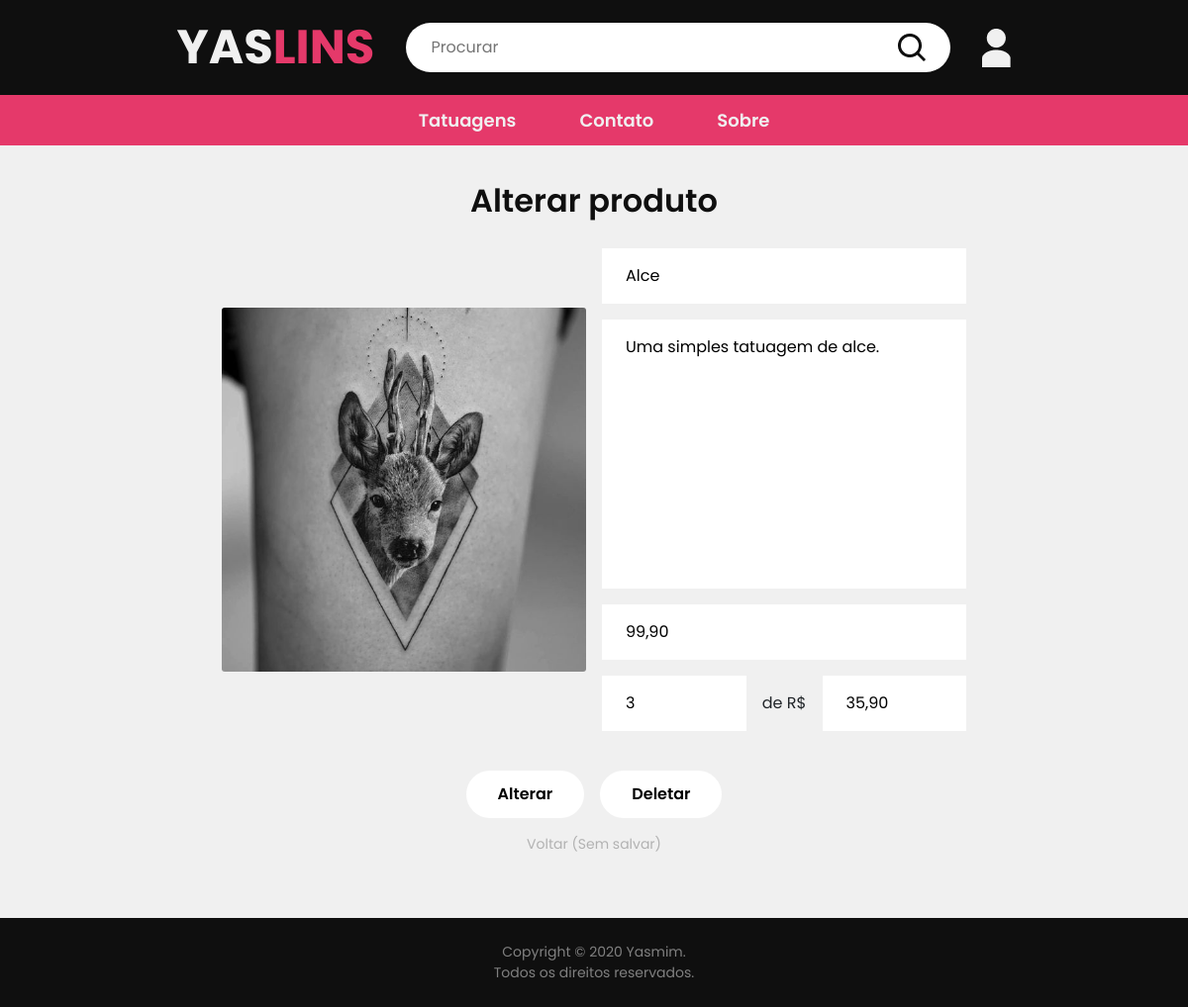
The app's page /prodconfig?id=1 with its own data.
### tables this page shows
CREATE TABLE `prodsystem` (
  `id` int(11) NOT NULL,
  `imageProds` varchar(256) NOT NULL,
  `nameProds` varchar(128) NOT NULL,
  `descProds` varchar(256) NOT NULL,
  `priceProds` varchar(64) NOT NULL,
  `timesProds` varchar(24) NOT NULL,
  `pricetimesProds` varchar(64) NOT NULL
);

### prodconfig.php (the view, shortened to what this page needs)
<!DOCTYPE html>
<html lang="pt-BR">
<head>
    <link rel="stylesheet" href="https://cdn.jsdelivr.net/npm/bootstrap@4.5.3/dist/css/bootstrap.min.css">
    <link rel="stylesheet" href="css/reset.css">
    <link rel="stylesheet" href="css/default_form.css">
    <link rel="stylesheet" href="css/prodconfig.css">
</head>
<body>
    <?php
    require "requires/navbar.php";
    ?>
    <div class="container_main">
        <div class="container_padding">
            <?php
            $id = "new";
            if (isset($_GET['id'])) {
                $id = $_GET['id'];
            }
            if ($id == "new")
            echo '<div class="container_title">Criar produto</div>';
            else
            echo '<div class="container_title">Alterar produto</div>';
            ?>
            <form enctype="multipart/form-data" class="flex_form" action="includes/prod.inc.php" method="POST">
                <?php
                require_once "includes/db.inc.php";
                $sql = "SELECT * FROM prodsystem WHERE id = '$id'";
                $query = mysqli_query($conn, $sql);
                if ($query) {
                    $result = mysqli_fetch_row($query);
                }
                ?>
                <div class="column_form column_form-left">
                    <?php
                    if ($id == "new") {
                        echo '<label class="img_selector" id="img_selector" for="prodImg"><span id="img_selector-placeholder">Selecione uma imagem</span><img id="img_output" src=""/></label>';
                    } else {
                        echo '<label class="img_selector" id="img_selector" for="prodImg"><span id="img_selector-placeholder">Selecione uma imagem</span><img id="img_output" src="imgs/database/' . $result[1] . '"/></label>';
                    }
                    ?>
                </div>
                <div class="column_form column_form-right">
                    <div class="input_padding">
                        <?php
                        if ($id != "new") {
                            echo '<input type="text" name="prodName" class="default_input text-entry input-text input-name" placeholder="Nome" value="' . $result[2] . '">';
                        } else {
                            echo '<input type="text" name="prodName" class="default_input text-entry input-text input-name" placeholder="Nome">';
                        }
                        ?>
                    </div>
                    <div class="input_padding">
                        <?php
                        if ($id != "new") {
                            echo '<textarea name="prodDesc" class="default_input text-entry" rows="10" placeholder="Descrição">' . $result[3] . '</textarea>';
                        } else {
                            echo '<textarea name="prodDesc" class="default_input text-entry" rows="10" placeholder="Descrição"></textarea>';
                        }
                        ?>
                    </div>
                    <div class="input_padding">
                        <?php
                        if ($id != "new") {
                            echo '<input type="text" name="prodPrice" class="default_input text-entry input-text input-price" placeholder="Preço a vista" value="' . $result[4] . '">';
                        } else {
                            echo '<input type="text" name="prodPrice" class="default_input text-entry input-text input-price" placeholder="Preço a vista">';
                        }
                        ?>
                    </div>
                    <div class="input_padding inputs_inner">
                        <div class="input_padding-inner">
                            <?php
                            if ($id != "new") {
                                echo '<input type="text" name="prodTimes" class="default_input text-entry input-text input-times" maxlength="3" placeholder="Max. parcelas" value="' . $result[5] . '">';
                            } else {
                                echo '<input type="text" name="prodTimes" class="default_input text-entry input-text input-times" maxlength="3" placeholder="Max. parcelas">';
                            }
                            ?>
                        </div>
                        <div class="input_padding-inner text_compl">
                            de R$
                        </div>
                        <div class="input_padding-inner">
                            <?php
                            if ($id != "new") {
                                echo '<input type="text" name="prodPricetimes" class="default_input text-entry input-text input-pricetimes" placeholder="Valor parcelado" value="' . $result[6] . '">';
                            } else {
                                echo '<input type="text" name="prodPricetimes" class="default_input text-entry input-text input-pricetimes" placeholder="Valor parcelado">';
                            }
                            ?>
                        </div>
                    </div>
                </div>
                <div class="input_padding input_buttons">
                    <div class="input_padding-inner">
                    <?php
                    if ($id == "new") {
                        echo '<input type="submit" name="save-submit" class="default_input input-submit" value="Adicionar">';
                    }
                    else {
                        echo '<input type="submit" name="save-submit" class="default_input input-submit" value="Alterar">';
                    }
                    ?>
                    </div>
                    <div class="input_padding-inner">
                        <input type="submit" name="del-submit" class="default_input input-submit" value="Deletar">
                    </div>
                </div>
            </form>
            <a href="./prods" class="default_acess acess_subtitle">Voltar (Sem salvar)</a>
        </div>
    </div>
    <?php
    require "requires/footer.php";
    ?>
</body>

### css/default_form.css (style rules this page uses)
form { width: inherit; margin: 0 auto; }
.input_padding { padding: 8px 0; display: flex; justify-content: center; }
.input_padding-inner { padding: 0 8px; }
.input_padding-inner:first-child { padding: 0; padding-right: 8px; }
.input_padding-inner:last-child { padding: 0; padding-left: 8px; }
.text-entry { width: 100%; }
.default_input { background-color: white; display: block; padding: 16px 24px; resize: none; max-width: 900px; }
.input-text { max-width: 600px; }
.input-submit { margin: 0 auto; border-radius: 35px; padding: 12px 32px; font-weight: 600; transition: var(--default-time-trans); }

### css/prodconfig.css (style rules this page uses)
.container_main { align-items: center; }
.flex_form { display: flex; flex-wrap: wrap; }
.column_form { display: flex; flex-wrap: wrap; box-sizing: border-box; width: 50%; padding: 0 8px; max-height: 504px; }
.column_form-left { justify-content: flex-end; align-items: center; }
.img_selector img { max-height: 504px; border-radius: 3px; }
.input_padding, .default_input { margin: 0 auto; }
.input_padding { width: 100%; }
.img_selector { display: flex; justify-content: center; align-items: center; background-color: white; width: 100%; height: 100%; cursor: pointer; }
.acess_subtitle { display: block; font-size: 14px; color: var(--lg-gray); margin: 0 auto; text-align: center; padding: 8px 0 32px 0; }
.text_compl { display: flex; justify-content: center; align-items: center; text-align: center; max-width: 61px; }
.inputs_inner > * { width: 100%; }
.input_buttons { padding-top: 32px; }

### records on screen
prodsystem: imageProds (picture), prodName "Alce", prodDesc "Uma simples tatuagem de alce.", prodPrice "99,90", prodTimes "3", prodPricetimes "35,90"
